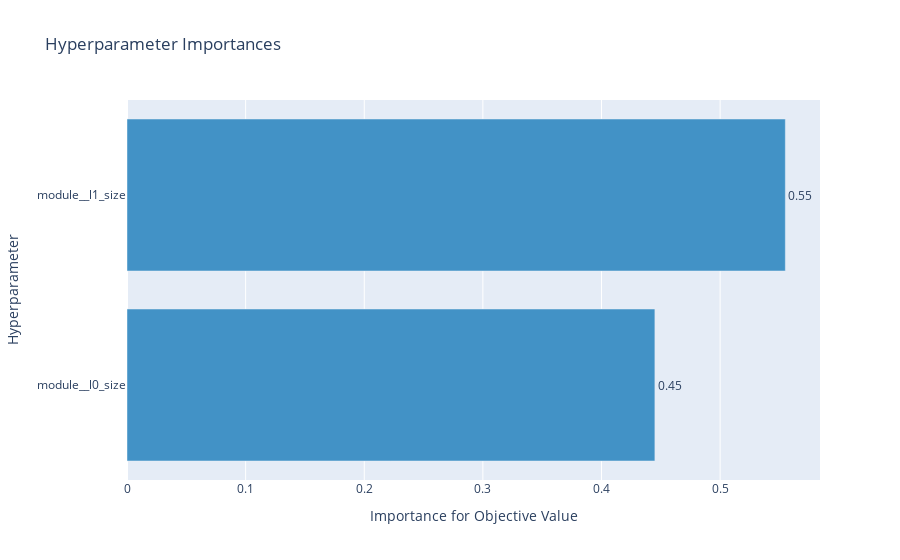

The notebook cell saved with this chart:
### Code cell
optuna.visualization.plot_param_importances(nn_study)

### Figure 1 — Plotly figure (JSON) as saved in the notebook; plotly's stock layout.template omitted (floating-point values rounded to 4 significant figures)
{"data": [{"cliponaxis": false, "hovertemplate": ["module__l0_size (IntUniformDistribution): 0.4450104603219404<extra></extra>", "module__l1_size (IntUniformDistribution): 0.5549895396780596<extra></extra>"], "marker": {"color": "rgb(66,146,198)"}, "orientation": "h", "text": ["0.4450104603219404", "0.5549895396780596"], "textposition": "outside", "texttemplate": "%{text:.2f}", "type": "bar", "x": [0.445, 0.555], "y": ["module__l0_size", "module__l1_size"]}], "layout": {"autosize": true, "showlegend": false, "title": {"text": "Hyperparameter Importances"}, "xaxis": {"autorange": true, "range": [0, 0.5842], "title": {"text": "Importance for Objective Value"}, "type": "linear"}, "yaxis": {"autorange": true, "range": [-0.5, 1.5], "title": {"text": "Hyperparameter"}, "type": "category"}}}
